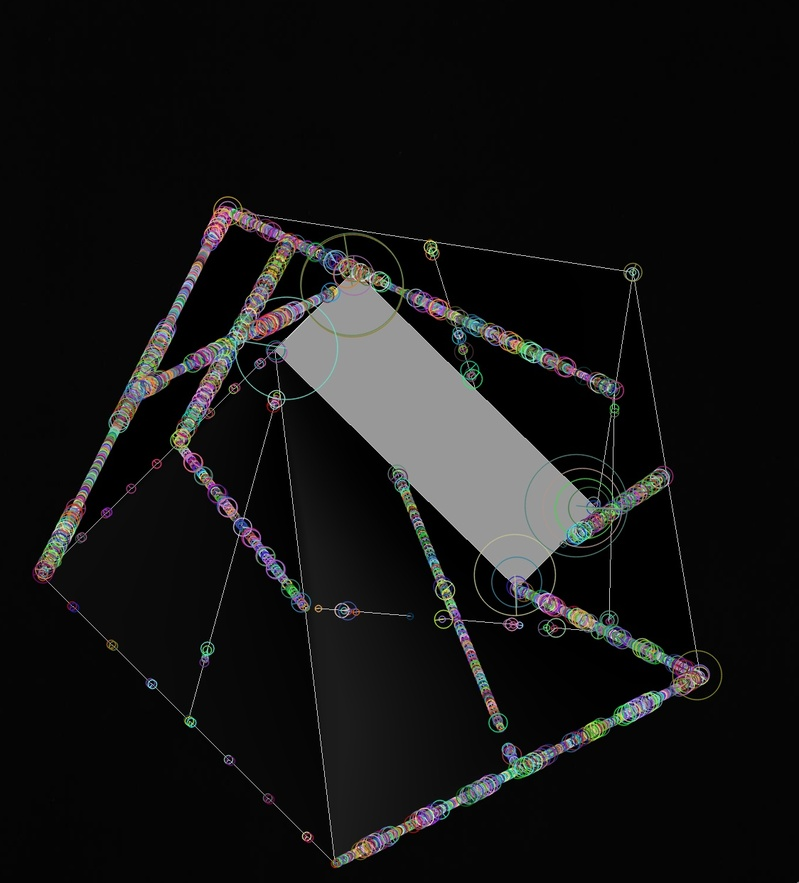
#> input picture archive/test/brisk_keypoints_old.jpg, 799 x 883 px, shrunk from 1124 x 1242 before the run, given in place of the camera
$ python harris_corner_detection.py
#> lines starting #> are read from the running program, lines starting #| are printed output that depends on the picture; after the words box and inside, x2 and y2 are one past the last pixel; in counts of white or black regions, pixels touching at a corner belong together
#!/usr/bin/env python
import cv2
import numpy as np

# Some code adapted from: https://docs.opencv.org/3.0-beta/doc/py_tutorials/py_feature2d/py_features_harris/py_features_harris.html

"""if you want to see the pixels on a black background, set rect = -1; otherwise,
set it equal to 0"""
rect = -1
"""to display the accurate points (centroids of the raw data points), set =True.
Set this =False if you want to see all of the points, set =False"""
display_accurate = True
"""threshold is a value that by default is set to 0.01 - try playing around with
different values to see how that changes the results"""
threshold = 0.01

def display_webcam():
    # capturing video from camera, storing in 'cap'. 0 selects the camera

    cap = cv2.VideoCapture(0)
    n=0
    while True:

        # frame gets the next frame in the camera via cap
        # ret is a boolean for success of capturing frame
        ret, frame = cap.read()
#> frame is the input picture: shape (883, 799, 3); mean B, G, R 20.8, 20.9, 20.9

        src = cv2.cvtColor(frame, cv2.COLOR_BGR2GRAY)
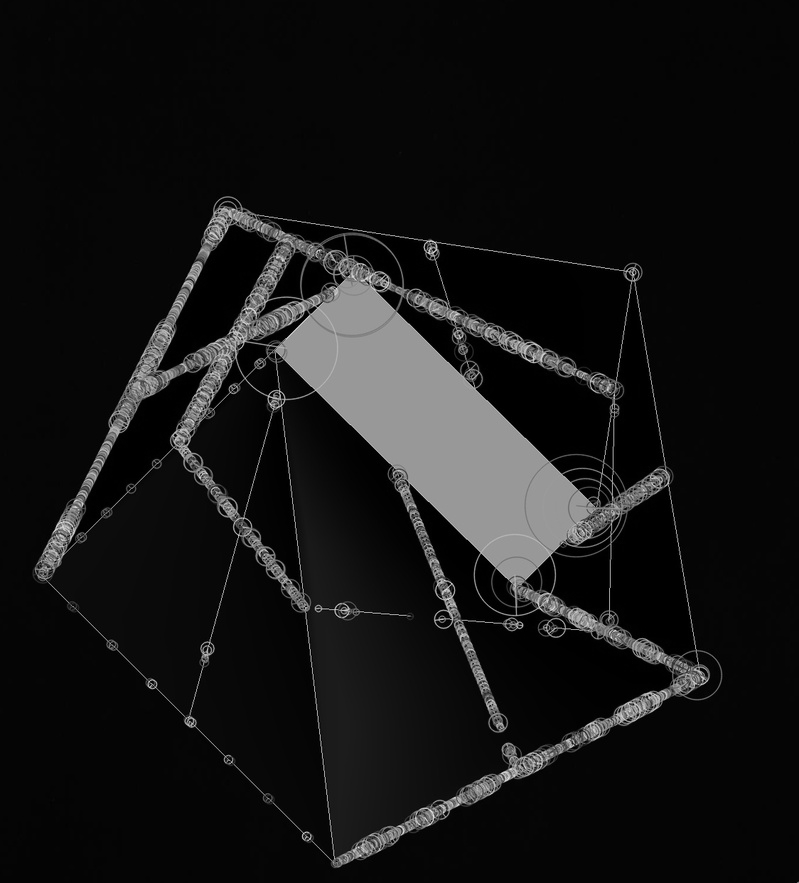
#> src: shape (883, 799); min 0, max 233, mean 20.9
        src = np.float32(src)
        cv2.rectangle(frame, (0,0), (frame.shape[1],frame.shape[0]), (0,0,0), rect)
#> frame: shape (883, 799, 3); every value is 0

        #find the corners with cv2.cornerHarris(img, blockSize, ksize, k[, dst[, borderType]]) -> dst
        #which calculates a 2x2 gradient covariance matrix M^{(x,y)} over a blockSizexblockSize neighborhood
        dst = cv2.cornerHarris(src,2,3,0.04)
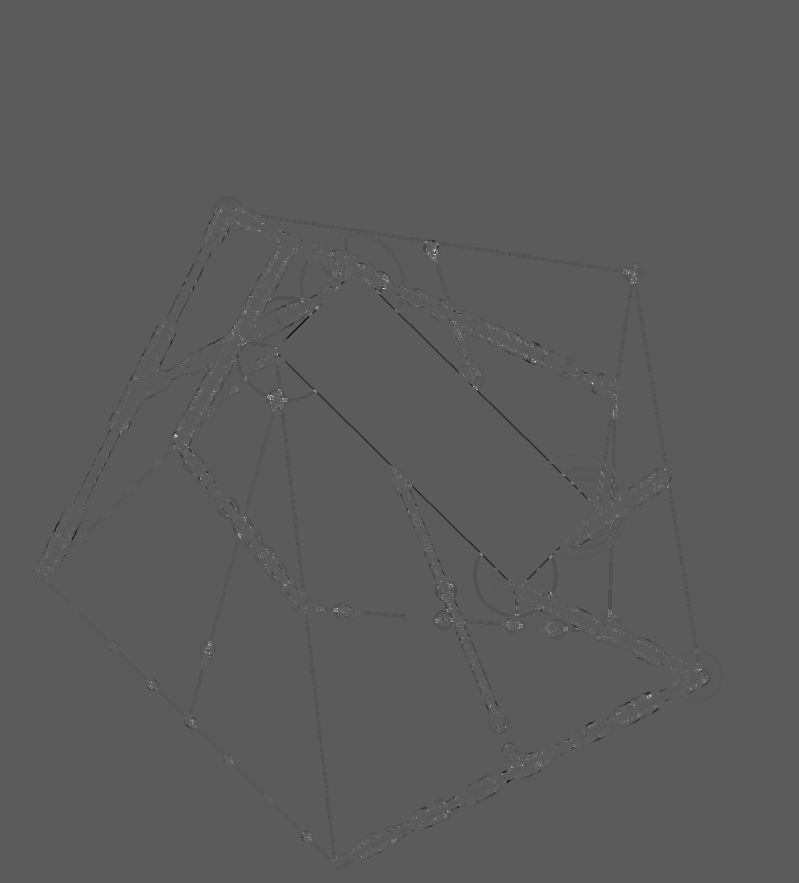
#> dst: shape (883, 799) float32; min -37285300, max 67093376, mean -34814.1; drawn with min black and max white
        dst = cv2.dilate(dst,None)
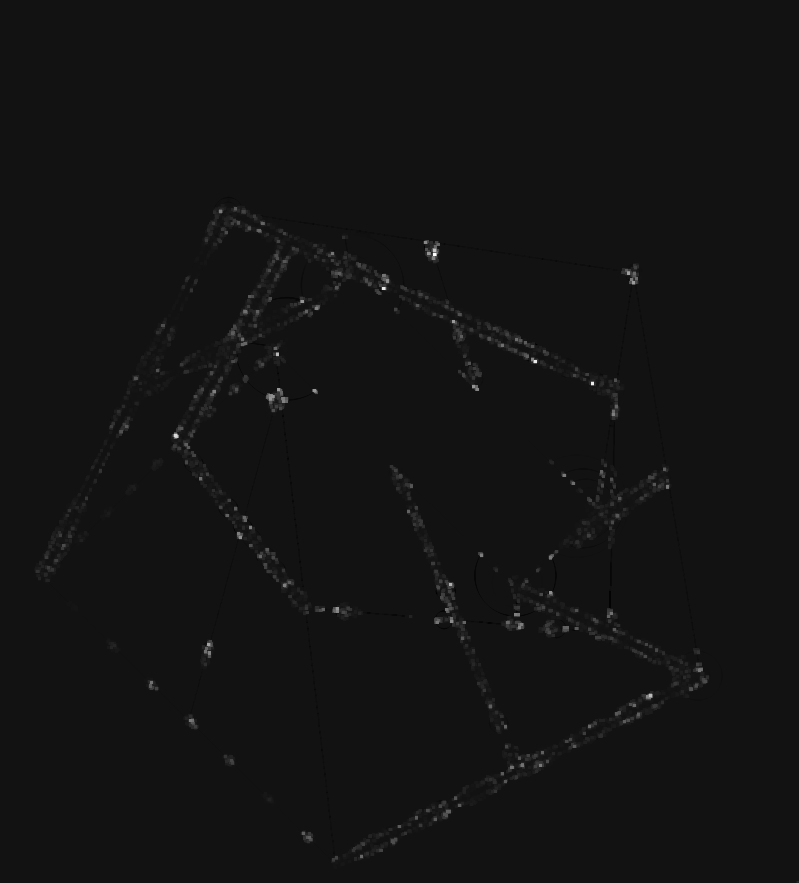
#> dst: shape (883, 799) float32; min -5243102, max 67093376, mean 269820.9; drawn with min black and max white
        ret, dst = cv2.threshold(dst,threshold*dst.max(),255,0)
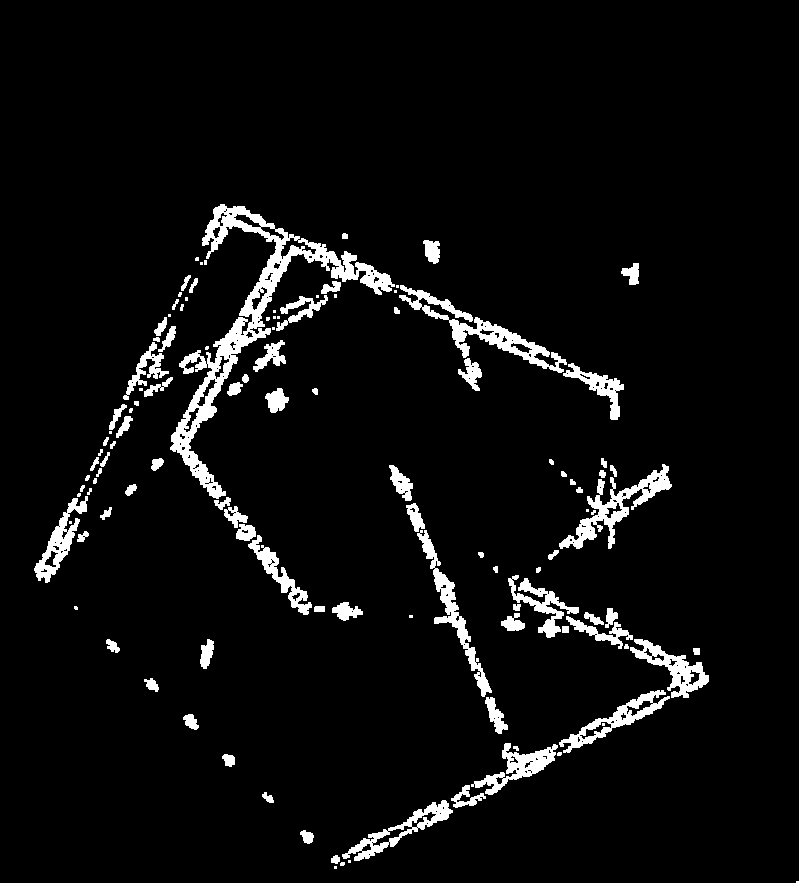
#> dst: shape (883, 799) float32; 5.3% white; 118 white regions (31 under 20 px), largest, box (x1, y1, x2, y2) and area: (170, 204, 395, 499) 8619, (399, 285, 567, 373) 2715, (559, 464, 672, 549) 2379
#> ret = 670933.8
        dst = np.uint8(dst)

        ################# find centroids
        ret, labels, stats, centroids = cv2.connectedComponentsWithStats(dst)
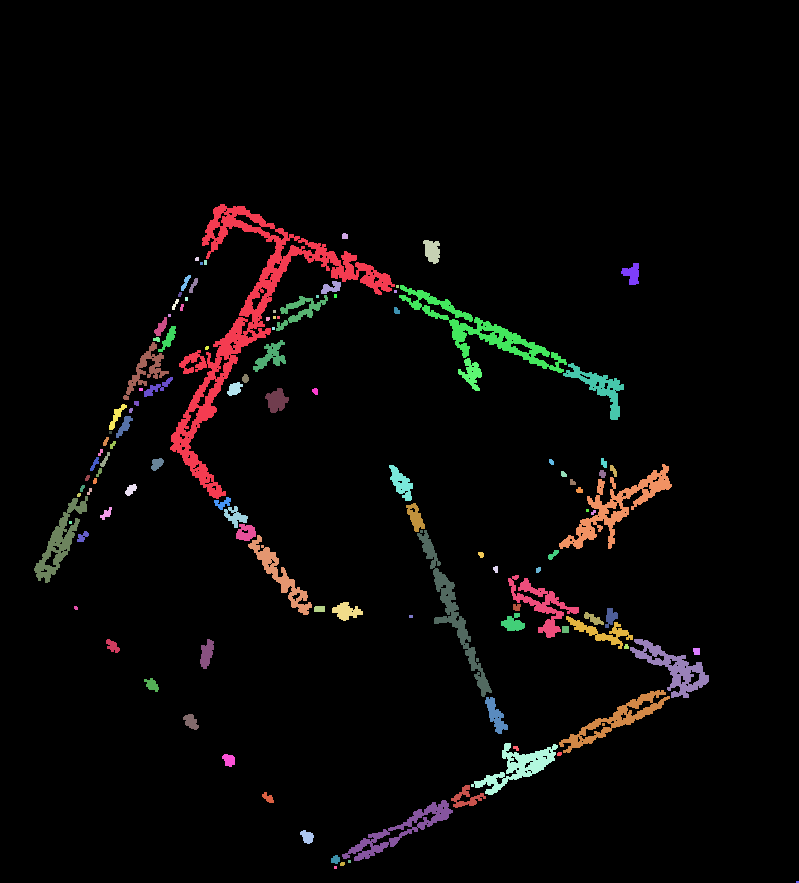
#> labels: shape (883, 799) int32; 119 distinct labels, from 0 to 118; one colour per label, 0 black
#> ret = 119; stats = 119 rows, first 6: [0, 0, 799, 883, 668447], [170, 204, 225, 295, 8619], [342, 233, 6, 6, 33], [423, 240, 17, 24, 299], [195, 257, 4, 4, 15], [204, 260, 3, 5, 15]; centroids = 119 pairs, first value 59.57 to 797, second value 235.7 to 881.5

        # define the criteria to stop and refine the corners
        criteria = (cv2.TERM_CRITERIA_EPS + cv2.TERM_CRITERIA_MAX_ITER, 100, 0.001)
        corners = cv2.cornerSubPix(src,np.float32(centroids),(5,5),(-1,-1),criteria)
#> corners = 119 pairs, first value 59.57 to 796.7, second value 235.7 to 881.5

        # Now draw them
        res = np.hstack((centroids,corners))
#> res = 119 rows, first 6: [399.7, 438.1, 399.7, 438.1], [251.7, 320.5, 255.4, 320.2], [344.5, 235.7, 344.5, 235.7], [431.8, 250.6, 431.8, 250.6], [196.6, 258.6, 194.8, 260.8], [205, 262, 202.6, 264.7]
        res = np.int0(res)
#> res = 119 rows, first 6: [399, 438, 399, 438], [251, 320, 255, 320], [344, 235, 344, 235], [431, 250, 431, 250], [196, 258, 194, 260], [205, 262, 202, 264]
        #################

        # check for values that could be outside of the frame and set them to
        # the bottom right corner
        num_points = len(res[:,3])
#> num_points = 119
        for i in range(num_points):
            num = res[i,3]
            if num >= frame.shape[0]:
                diff = num - frame.shape[0] + 1
                res[i,3] = num - diff
#> this loop made 119 passes
#> num on passes 1 to 12: 438, 320, 235, 250, 260, 264, 264, 273, 286, 284, 287, 286
        for i in range(num_points):
            num = res[i,2]
            if num >= frame.shape[1]:
                diff = num - frame.shape[1] + 1
                res[i,2] = num - diff
#> this loop made 119 passes
#> num on passes 1 to 12: 399, 255, 344, 431, 194, 202, 202, 631, 181, 193, 330, 397

        points = []
        for i in range(num_points):
            # turn the ndarray into a list of vectors for the points
            points.append((res[i,2], res[i,3]))
#> after the loop, points = 119 pairs, first value 59 to 796, second value 235 to 881
        print(points)
#> (printed output is left out)

        # set the color of the corners detected in the image
        if display_accurate == True:
            frame[res[:,3],res[:,2]] = [0,255,0]
#> frame: shape (883, 799, 3); mean B, G, R 0, 0, 0
        if display_accurate == False:
            frame[dst>0.01*dst.max()]=[0,0,255]

        # keep track of the number of frames
        n += 1
        print(n)

        # display the image
        cv2.imshow('This is a window!!', frame)

        if cv2.waitKey(1) & 0xFF == ord('q'):
#> (key q is pressed here)
            print('An error occured')
            break

    cap.release()
    cv2.destroyAllWindows()

if __name__ == "__main__":
    display_webcam()

$ run again, on archive/test/testfeatures.png
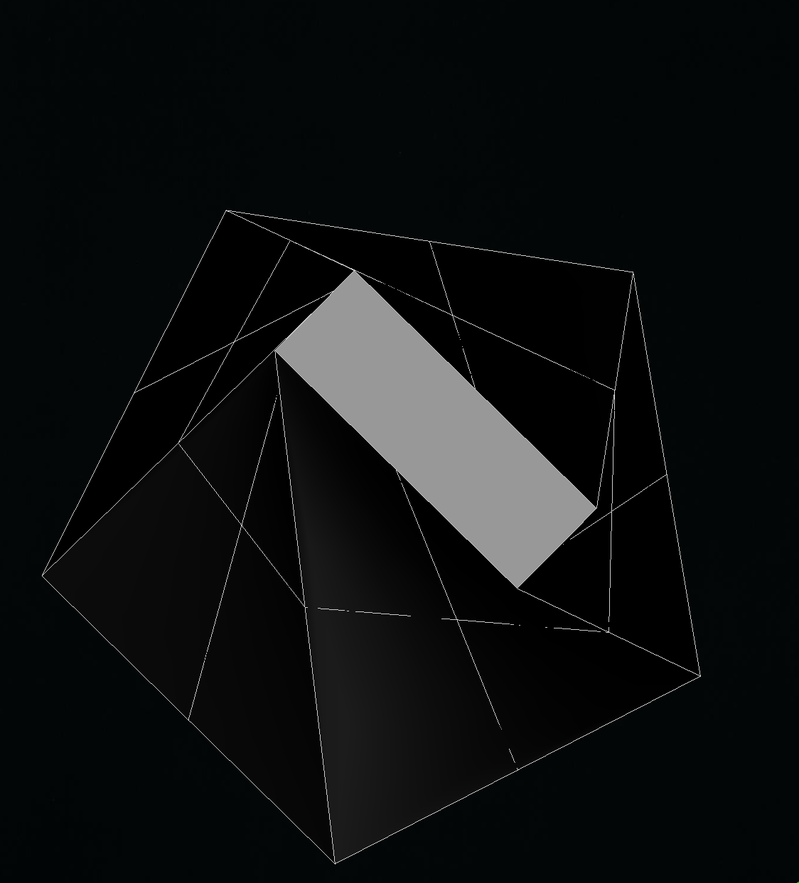
#> input picture archive/test/testfeatures.png, 799 x 883 px, shrunk from 1124 x 1242 before the run, given in place of the camera
#> in display_webcam, frame is the input picture: shape (883, 799, 3); mean B, G, R 15.9, 15.3, 13
#> in display_webcam, `ret, dst = cv2.threshold(dst,threshold*dst.max(),255,0)`:
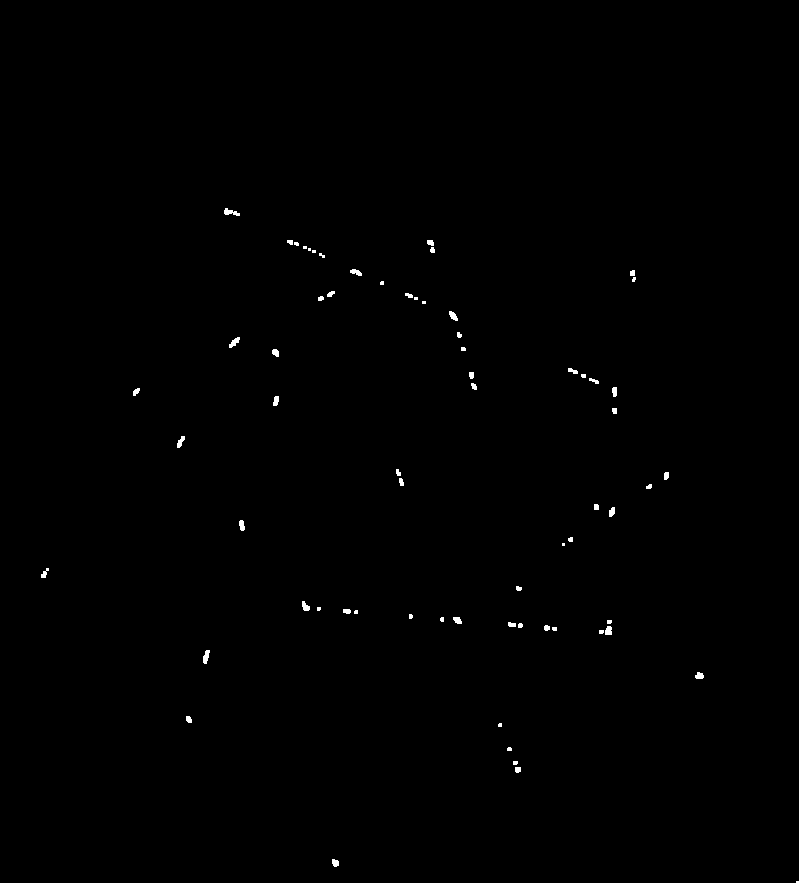
#> dst: shape (883, 799) float32; 0.29% white; 67 white regions (23 under 20 px), largest, box (x1, y1, x2, y2) and area: (224, 208, 240, 216) 70, (203, 650, 210, 664) 65, (229, 337, 240, 348) 62
#> in display_webcam, `ret, dst = cv2.threshold(dst,threshold*dst.max(),255,0)`: ret = 976417.9
#> labels: shape (883, 799) int32; 68 distinct labels, from 0 to 67
#> in display_webcam, `ret, labels, stats, centroids = cv2.connectedComponentsWithStats(dst)`: ret = 68; stats = 68 rows, first 6: [0, 0, 799, 883, 703474], [224, 208, 16, 8, 70], [287, 240, 6, 5, 25], [427, 240, 7, 6, 35], [294, 242, 5, 4, 17], [303, 246, 4, 3, 12]; centroids = 68 pairs, first value 44.32 to 797, second value 212 to 881.5
#> corners = 68 pairs, first value 41.31 to 796.8, second value 209.9 to 881.5
#> in display_webcam, `res = np.hstack((centroids,corners))`: res = 68 rows, first 6: [399, 440.9, 399, 440.9], [230.5, 212, 226.4, 209.9], [289.8, 241.7, 290.2, 240.2], [430.1, 242.3, 428.3, 240.6], [296.1, 243.4, 296.5, 243.1], [304.5, 247, 304.8, 246.8]
#> in display_webcam, `res = np.int0(res)`: res = 68 rows, first 6: [398, 440, 398, 440], [230, 211, 226, 209], [289, 241, 290, 240], [430, 242, 428, 240], [296, 243, 296, 243], [304, 247, 304, 246]
#> num_points = 68
#> the loop in display_webcam, `for i in range(num_points):` made 68 passes
#> num on passes 1 to 8: 440, 209, 240, 240, 243, 246, 249, 250
#> the loop in display_webcam, `for i in range(num_points):` made 68 passes
#> num on passes 1 to 8: 398, 226, 290, 428, 296, 304, 431, 311
#> after the loop in display_webcam, `for i in range(num_points):`: points = 68 pairs, first value 41 to 796, second value 209 to 881
#> (printed output is left out)
